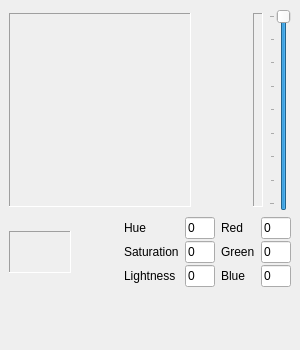
<?xml version="1.0" encoding="UTF-8"?>
<ui version="4.0">
 <class>ColorChooserWidget</class>
 <widget class="QDockWidget" name="ColorChooserWidget">
  <property name="geometry">
   <rect>
    <x>0</x>
    <y>0</y>
    <width>300</width>
    <height>350</height>
   </rect>
  </property>
  <property name="minimumSize">
   <size>
    <width>260</width>
    <height>326</height>
   </size>
  </property>
  <property name="allowedAreas">
   <set>Qt::LeftDockWidgetArea|Qt::RightDockWidgetArea</set>
  </property>
  <property name="windowTitle">
   <string>Color chooser</string>
  </property>
  <widget class="QWidget" name="dockWidgetContents">
   <property name="sizePolicy">
    <sizepolicy hsizetype="Preferred" vsizetype="Preferred">
     <horstretch>0</horstretch>
     <verstretch>0</verstretch>
    </sizepolicy>
   </property>
   <layout class="QVBoxLayout" name="verticalLayout_2">
    <item>
     <widget class="QWidget" name="widget" native="true">
      <layout class="QHBoxLayout" name="horizontalLayout_2">
       <property name="leftMargin">
        <number>0</number>
       </property>
       <property name="topMargin">
        <number>0</number>
       </property>
       <property name="rightMargin">
        <number>0</number>
       </property>
       <property name="bottomMargin">
        <number>0</number>
       </property>
       <item>
        <widget class="QFrame" name="frame">
         <property name="minimumSize">
          <size>
           <width>182</width>
           <height>194</height>
          </size>
         </property>
         <property name="maximumSize">
          <size>
           <width>182</width>
           <height>194</height>
          </size>
         </property>
         <property name="frameShape">
          <enum>QFrame::Panel</enum>
         </property>
         <property name="frameShadow">
          <enum>QFrame::Sunken</enum>
         </property>
         <layout class="QGridLayout" name="gridLayout_2">
          <property name="leftMargin">
           <number>0</number>
          </property>
          <property name="topMargin">
           <number>0</number>
          </property>
          <property name="rightMargin">
           <number>0</number>
          </property>
          <property name="bottomMargin">
           <number>0</number>
          </property>
          <item row="0" column="0">
           <widget class="CustomPaintWidget" name="rainbowHS" native="true">
            <property name="sizePolicy">
             <sizepolicy hsizetype="Fixed" vsizetype="Fixed">
              <horstretch>0</horstretch>
              <verstretch>0</verstretch>
             </sizepolicy>
            </property>
            <property name="minimumSize">
             <size>
              <width>180</width>
              <height>192</height>
             </size>
            </property>
            <property name="maximumSize">
             <size>
              <width>180</width>
              <height>192</height>
             </size>
            </property>
           </widget>
          </item>
         </layout>
        </widget>
       </item>
       <item>
        <spacer name="horizontalSpacer_2">
         <property name="orientation">
          <enum>Qt::Horizontal</enum>
         </property>
         <property name="sizeHint" stdset="0">
          <size>
           <width>0</width>
           <height>20</height>
          </size>
         </property>
        </spacer>
       </item>
       <item>
        <widget class="QFrame" name="frame_2">
         <property name="minimumSize">
          <size>
           <width>10</width>
           <height>194</height>
          </size>
         </property>
         <property name="maximumSize">
          <size>
           <width>10</width>
           <height>194</height>
          </size>
         </property>
         <property name="frameShape">
          <enum>QFrame::Panel</enum>
         </property>
         <property name="frameShadow">
          <enum>QFrame::Sunken</enum>
         </property>
         <layout class="QGridLayout" name="gridLayout_3">
          <property name="leftMargin">
           <number>0</number>
          </property>
          <property name="topMargin">
           <number>0</number>
          </property>
          <property name="rightMargin">
           <number>0</number>
          </property>
          <property name="bottomMargin">
           <number>0</number>
          </property>
          <item row="0" column="0">
           <widget class="CustomPaintWidget" name="gradientV" native="true">
            <property name="sizePolicy">
             <sizepolicy hsizetype="Fixed" vsizetype="Fixed">
              <horstretch>0</horstretch>
              <verstretch>0</verstretch>
             </sizepolicy>
            </property>
            <property name="minimumSize">
             <size>
              <width>8</width>
              <height>192</height>
             </size>
            </property>
            <property name="maximumSize">
             <size>
              <width>8</width>
              <height>192</height>
             </size>
            </property>
           </widget>
          </item>
         </layout>
        </widget>
       </item>
       <item>
        <widget class="QSlider" name="sliderL">
         <property name="minimumSize">
          <size>
           <width>22</width>
           <height>202</height>
          </size>
         </property>
         <property name="maximumSize">
          <size>
           <width>22</width>
           <height>202</height>
          </size>
         </property>
         <property name="minimum">
          <number>0</number>
         </property>
         <property name="maximum">
          <number>255</number>
         </property>
         <property name="pageStep">
          <number>8</number>
         </property>
         <property name="value">
          <number>255</number>
         </property>
         <property name="tracking">
          <bool>true</bool>
         </property>
         <property name="orientation">
          <enum>Qt::Vertical</enum>
         </property>
         <property name="invertedAppearance">
          <bool>false</bool>
         </property>
         <property name="tickPosition">
          <enum>QSlider::TicksAbove</enum>
         </property>
         <property name="tickInterval">
          <number>32</number>
         </property>
        </widget>
       </item>
      </layout>
     </widget>
    </item>
    <item>
     <widget class="QWidget" name="widget_4" native="true">
      <layout class="QHBoxLayout" name="horizontalLayout">
       <property name="leftMargin">
        <number>0</number>
       </property>
       <property name="topMargin">
        <number>0</number>
       </property>
       <property name="rightMargin">
        <number>0</number>
       </property>
       <property name="bottomMargin">
        <number>0</number>
       </property>
       <item>
        <widget class="QFrame" name="frame_3">
         <property name="minimumSize">
          <size>
           <width>62</width>
           <height>42</height>
          </size>
         </property>
         <property name="maximumSize">
          <size>
           <width>62</width>
           <height>42</height>
          </size>
         </property>
         <property name="frameShape">
          <enum>QFrame::Panel</enum>
         </property>
         <property name="frameShadow">
          <enum>QFrame::Sunken</enum>
         </property>
         <layout class="QGridLayout" name="gridLayout_4">
          <property name="leftMargin">
           <number>0</number>
          </property>
          <property name="topMargin">
           <number>0</number>
          </property>
          <property name="rightMargin">
           <number>0</number>
          </property>
          <property name="bottomMargin">
           <number>0</number>
          </property>
          <item row="0" column="0">
           <widget class="QWidget" name="selectedColor" native="true">
            <property name="sizePolicy">
             <sizepolicy hsizetype="Fixed" vsizetype="Fixed">
              <horstretch>0</horstretch>
              <verstretch>0</verstretch>
             </sizepolicy>
            </property>
            <property name="minimumSize">
             <size>
              <width>60</width>
              <height>40</height>
             </size>
            </property>
            <property name="autoFillBackground">
             <bool>true</bool>
            </property>
           </widget>
          </item>
         </layout>
        </widget>
       </item>
       <item>
        <spacer name="horizontalSpacer">
         <property name="orientation">
          <enum>Qt::Horizontal</enum>
         </property>
         <property name="sizeHint" stdset="0">
          <size>
           <width>0</width>
           <height>20</height>
          </size>
         </property>
        </spacer>
       </item>
       <item>
        <widget class="QWidget" name="widget_2" native="true">
         <property name="sizePolicy">
          <sizepolicy hsizetype="Preferred" vsizetype="Minimum">
           <horstretch>0</horstretch>
           <verstretch>0</verstretch>
          </sizepolicy>
         </property>
         <layout class="QGridLayout" name="gridLayout">
          <property name="leftMargin">
           <number>0</number>
          </property>
          <property name="topMargin">
           <number>0</number>
          </property>
          <property name="rightMargin">
           <number>0</number>
          </property>
          <property name="bottomMargin">
           <number>0</number>
          </property>
          <property name="verticalSpacing">
           <number>2</number>
          </property>
          <item row="0" column="0">
           <widget class="QLabel" name="label">
            <property name="text">
             <string>Hue</string>
            </property>
            <property name="buddy">
             <cstring>editH</cstring>
            </property>
           </widget>
          </item>
          <item row="0" column="1">
           <widget class="QLineEdit" name="editH">
            <property name="sizePolicy">
             <sizepolicy hsizetype="Fixed" vsizetype="Fixed">
              <horstretch>0</horstretch>
              <verstretch>0</verstretch>
             </sizepolicy>
            </property>
            <property name="minimumSize">
             <size>
              <width>30</width>
              <height>0</height>
             </size>
            </property>
            <property name="maximumSize">
             <size>
              <width>30</width>
              <height>16777215</height>
             </size>
            </property>
            <property name="text">
             <string>0</string>
            </property>
           </widget>
          </item>
          <item row="0" column="2">
           <widget class="QLabel" name="label_6">
            <property name="text">
             <string>Red</string>
            </property>
            <property name="buddy">
             <cstring>editR</cstring>
            </property>
           </widget>
          </item>
          <item row="0" column="3">
           <widget class="QLineEdit" name="editR">
            <property name="sizePolicy">
             <sizepolicy hsizetype="Fixed" vsizetype="Fixed">
              <horstretch>0</horstretch>
              <verstretch>0</verstretch>
             </sizepolicy>
            </property>
            <property name="minimumSize">
             <size>
              <width>30</width>
              <height>0</height>
             </size>
            </property>
            <property name="maximumSize">
             <size>
              <width>30</width>
              <height>16777215</height>
             </size>
            </property>
            <property name="text">
             <string>0</string>
            </property>
           </widget>
          </item>
          <item row="1" column="0">
           <widget class="QLabel" name="label_2">
            <property name="text">
             <string>Saturation</string>
            </property>
            <property name="buddy">
             <cstring>editS</cstring>
            </property>
           </widget>
          </item>
          <item row="1" column="1">
           <widget class="QLineEdit" name="editS">
            <property name="sizePolicy">
             <sizepolicy hsizetype="Fixed" vsizetype="Fixed">
              <horstretch>0</horstretch>
              <verstretch>0</verstretch>
             </sizepolicy>
            </property>
            <property name="minimumSize">
             <size>
              <width>30</width>
              <height>0</height>
             </size>
            </property>
            <property name="maximumSize">
             <size>
              <width>30</width>
              <height>16777215</height>
             </size>
            </property>
            <property name="text">
             <string>0</string>
            </property>
           </widget>
          </item>
          <item row="1" column="2">
           <widget class="QLabel" name="label_5">
            <property name="text">
             <string>Green</string>
            </property>
            <property name="buddy">
             <cstring>editG</cstring>
            </property>
           </widget>
          </item>
          <item row="1" column="3">
           <widget class="QLineEdit" name="editG">
            <property name="sizePolicy">
             <sizepolicy hsizetype="Fixed" vsizetype="Fixed">
              <horstretch>0</horstretch>
              <verstretch>0</verstretch>
             </sizepolicy>
            </property>
            <property name="minimumSize">
             <size>
              <width>30</width>
              <height>0</height>
             </size>
            </property>
            <property name="maximumSize">
             <size>
              <width>30</width>
              <height>16777215</height>
             </size>
            </property>
            <property name="text">
             <string>0</string>
            </property>
           </widget>
          </item>
          <item row="2" column="0">
           <widget class="QLabel" name="label_3">
            <property name="text">
             <string>Lightness</string>
            </property>
            <property name="buddy">
             <cstring>editL</cstring>
            </property>
           </widget>
          </item>
          <item row="2" column="1">
           <widget class="QLineEdit" name="editL">
            <property name="sizePolicy">
             <sizepolicy hsizetype="Fixed" vsizetype="Fixed">
              <horstretch>0</horstretch>
              <verstretch>0</verstretch>
             </sizepolicy>
            </property>
            <property name="minimumSize">
             <size>
              <width>30</width>
              <height>0</height>
             </size>
            </property>
            <property name="maximumSize">
             <size>
              <width>30</width>
              <height>16777215</height>
             </size>
            </property>
            <property name="text">
             <string>0</string>
            </property>
           </widget>
          </item>
          <item row="2" column="2">
           <widget class="QLabel" name="label_4">
            <property name="text">
             <string>Blue</string>
            </property>
            <property name="buddy">
             <cstring>editB</cstring>
            </property>
           </widget>
          </item>
          <item row="2" column="3">
           <widget class="QLineEdit" name="editB">
            <property name="sizePolicy">
             <sizepolicy hsizetype="Fixed" vsizetype="Fixed">
              <horstretch>0</horstretch>
              <verstretch>0</verstretch>
             </sizepolicy>
            </property>
            <property name="minimumSize">
             <size>
              <width>30</width>
              <height>0</height>
             </size>
            </property>
            <property name="maximumSize">
             <size>
              <width>30</width>
              <height>16777215</height>
             </size>
            </property>
            <property name="text">
             <string>0</string>
            </property>
           </widget>
          </item>
         </layout>
        </widget>
       </item>
      </layout>
     </widget>
    </item>
    <item>
     <spacer name="verticalSpacer_3">
      <property name="orientation">
       <enum>Qt::Vertical</enum>
      </property>
      <property name="sizeHint" stdset="0">
       <size>
        <width>20</width>
        <height>0</height>
       </size>
      </property>
     </spacer>
    </item>
   </layout>
  </widget>
 </widget>
 <customwidgets>
  <customwidget>
   <class>CustomPaintWidget</class>
   <extends>QWidget</extends>
   <header location="global">widgets/CustomPaintWidget.h</header>
   <container>1</container>
  </customwidget>
 </customwidgets>
 <tabstops>
  <tabstop>editH</tabstop>
  <tabstop>editS</tabstop>
  <tabstop>editL</tabstop>
  <tabstop>editR</tabstop>
  <tabstop>editG</tabstop>
  <tabstop>editB</tabstop>
 </tabstops>
 <resources/>
 <connections/>
</ui>
